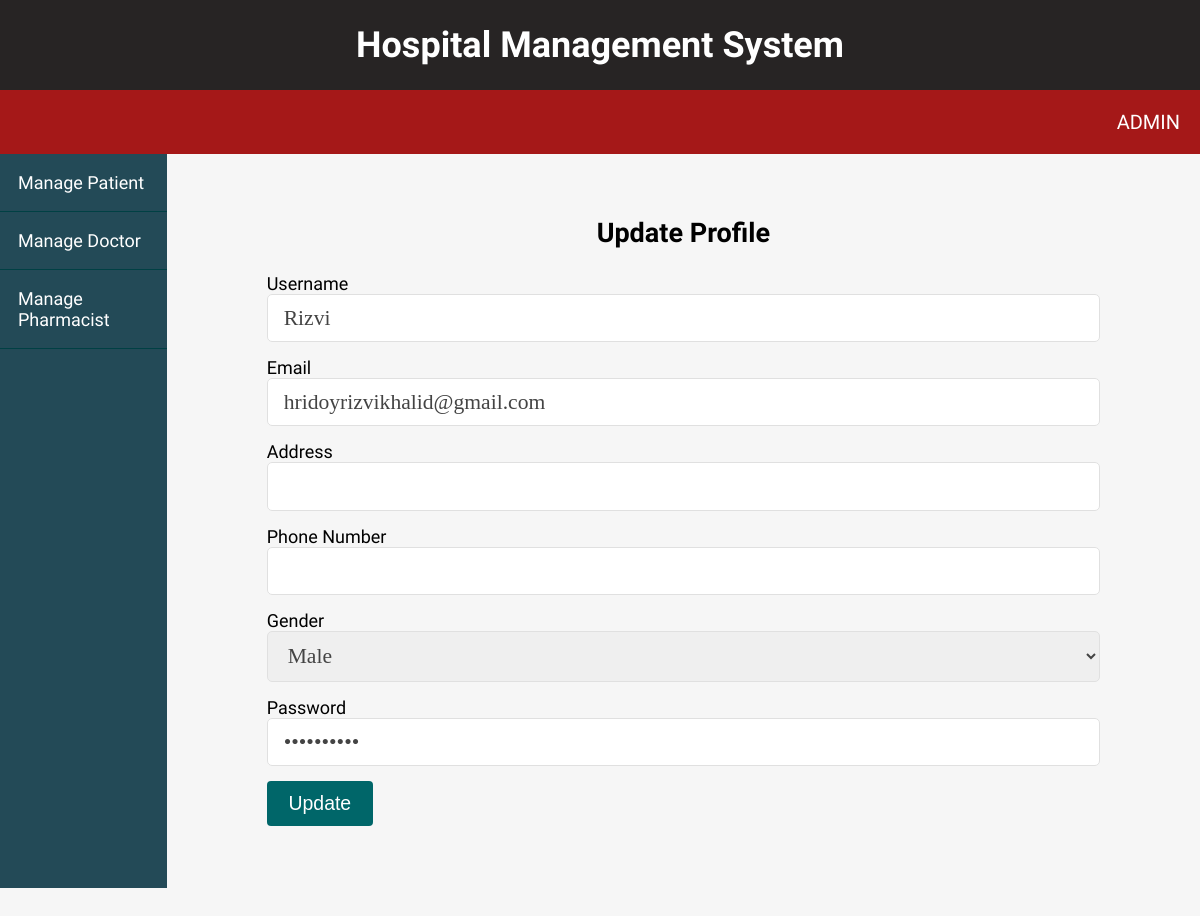
The page /admin/users/update.php?editid=22 (signed in) on the database its author committed.
### tables this page shows
CREATE TABLE `patients` (
  `id` int(11) NOT NULL,
  `username` varchar(255) NOT NULL,
  `email` varchar(255) NOT NULL,
  `password` varchar(255) NOT NULL,
  `address` varchar(255) NOT NULL,
  `phone` varchar(255) NOT NULL,
  `gender` varchar(255) NOT NULL
);

### controls/Database.php (called while the page is built, shortened)
<?php
    class Database{
        private $host = 'localhost';
        private $user = 'root';
        private $password = '';
        private $dbname = 'hms';
        public $connection;
        public function __construct()
        {
            $this->connection = new mysqli($this->host,$this->user,$this->password,$this->dbname);
            if($this->connection->connect_error)
            {
                echo "Connection failed";
            }
            else{
                return $this->connection;
            }
        }
        public function displayRecordById($editid,$table)
        {
            $sql = "SELECT * FROM $table WHERE id ='$editid'";
            $result = $this->connection->query($sql);
            if($result->num_rows==1){
                $row = $result->fetch_assoc();
                return $row;
            }
        }
    }
?>

### admin/users/update.php (the view, shortened to what this page needs)
<?php include "../../controls/Database.php" ?>
<?php
$db = new Database();
?>
<!DOCTYPE html>
<html lang="en">
  <head>
    <link rel="stylesheet" href="../../css/admin-nav.css" />
    <link rel="stylesheet" href="../../css/admin.css" />
  </head>
  <body>
    <header class="header-area">
      <div class="title">
        <h1>Hospital Management System</h1>
      </div>
      <div class="navigation">
        <nav class="menu">
          <ul>
            <li>
              <a href="#"><?php echo $_SESSION['username'];?></a>
            </li>
          </ul>
        </nav>
      </div>
    </header>
    <div class="admin-wrapper">
      <div class="left-sidebar">
        <ul>
          <li><a href="index.php">Manage Patient</a></li>
          <li><a href="../doctors/index.php">Manage Doctor</a></li>
          <li><a href="../pharmacist/index.php">Manage Pharmacist</a></li>
        </ul>
      </div>
      <div class="admin-content">
        <div class="content">
          <h2 class="page-title">Update Profile</h2>
        <?php
          $editid = $_REQUEST['editid'];
           $myrecord = $db->displayRecordById($editid,"patients");
         ?>
            <form action="update.php" method="post">
            <div>
              <label>Username</label>
              <input type="text" name="username" value="<?php echo $myrecord['username']; ?>" class="text-input"/>
            </div>
            <div>
              <label>Email</label>
              <input type="text" name="email" value="<?php echo $myrecord['email']; ?>" class="text-input" readonly/>
            </div>
            <div>
              <label>Address</label>
              <input type="text" name="address" value="<?php echo $myrecord['address']; ?>" class="text-input" />
            </div>
            <div>
              <label>Phone Number</label>
              <input type="text" name="phone" value="<?php echo $myrecord['phone']; ?>" class="text-input" />
            </div>
            <div>
              <label>Gender</label>
              <select name="gender" class="text-input">
                <option value="Male"
                <?php
                  if($myrecord['gender']=="Male")
                  {
                    echo "selected";
                  }
                ?>
                >Male</option>
              </select>
            </div>
            <div>
              <label>Password</label>
              <input type="password" name="password" value="<?php echo $myrecord['password']; ?>" class="text-input" />
            </div>
            <div>
              <button type="submit" name="update" class="btn btn-big">Update</button>
            </div>
          </form>
        </div>
      </div>
    </div>
  </body>
</html>

### css/admin-nav.css (style rules this page uses)
* { box-sizing: border-box; }
body { margin: 0; padding: 0; font-size: 18px; font-family: "B612", sans-serif; }
.title { text-align: center; background-color: rgb(39, 36, 36); overflow: hidden; color: #fff; }
.navigation { background-color: rgb(165, 24, 24); }
.menu ul { margin: 0; padding: 0; list-style: none; }
.menu ul li { float: right; position: relative; }
.menu ul:after { content: ""; display: block; clear: both; }
.menu ul li a { color: white; text-decoration: none; padding: 20px 20px; display: block; font-size: 20px; text-transform: uppercase; }

### css/admin.css (style rules this page uses)
* { box-sizing: border-box; }
html, body { height: 100%; padding: 0px; margin: 0px; background: #f6f6f6; font-family: "B612", sans-serif; }
a { text-decoration: none; color: #fff; }
.btn { padding: 0.5rem 1rem; background: #006669; color: white; border: 1px solid transparent; border-radius: 0.25rem; font-size: 1.08em; cursor: pointer; }
.btn-big { padding: 0.7rem 1.3rem; line-height: 1.3rem; }
.text-input { padding: 0.7rem 1rem; display: block; width: 100%; border-radius: 5px; border: 1px solid #e0e0e0; outline: none; color: #444; line-height: 1.5rem; font-size: 1.2em; font-family: "Lora", serif; }
header { background: #01474a; }
.admin-wrapper { display: flex; height: calc(100% - 66px); }
.admin-wrapper .left-sidebar { flex: 2; height: 100%; background: #234a57; }
.admin-wrapper .left-sidebar ul { list-style: none; margin: 0px; padding: 0px; color: aliceblue; }
.admin-wrapper .left-sidebar ul li a { padding: 18px; display: block; border-bottom: 1px solid #004044; }
.admin-wrapper .admin-content { flex: 10; height: 100%; padding: 40px 100px 100px; overflow-y: scroll; }
.admin-content .page-title { text-align: center; margin-bottom: 1.5rem; }
form div { margin-bottom: 15px; }

### rows shown on the page
patients: username "Rizvi", email "hridoyrizvikhalid@gmail.com", gender "Male"

### other values the page prints
$_SESSION['username'] "ADMIN"
